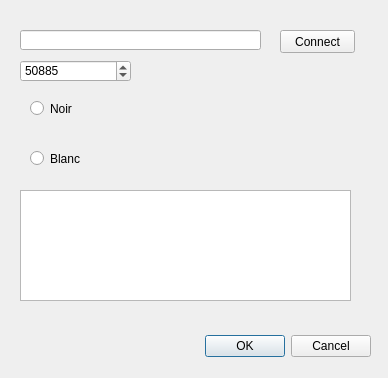
<?xml version="1.0" encoding="UTF-8"?>
<ui version="4.0">
 <class>DialogNetwork</class>
 <widget class="QDialog" name="DialogNetwork">
  <property name="geometry">
   <rect>
    <x>0</x>
    <y>0</y>
    <width>388</width>
    <height>378</height>
   </rect>
  </property>
  <property name="windowTitle">
   <string>Dialog</string>
  </property>
  <widget class="QDialogButtonBox" name="buttonBox">
   <property name="geometry">
    <rect>
     <x>30</x>
     <y>330</y>
     <width>341</width>
     <height>32</height>
    </rect>
   </property>
   <property name="orientation">
    <enum>Qt::Horizontal</enum>
   </property>
   <property name="standardButtons">
    <set>QDialogButtonBox::Cancel|QDialogButtonBox::Ok</set>
   </property>
  </widget>
  <widget class="QPushButton" name="boutonConnexion">
   <property name="geometry">
    <rect>
     <x>280</x>
     <y>30</y>
     <width>75</width>
     <height>23</height>
    </rect>
   </property>
   <property name="text">
    <string>Connect</string>
   </property>
  </widget>
  <widget class="QLineEdit" name="serveurIP">
   <property name="geometry">
    <rect>
     <x>20</x>
     <y>30</y>
     <width>241</width>
     <height>20</height>
    </rect>
   </property>
  </widget>
  <widget class="QTextEdit" name="listeMessages">
   <property name="geometry">
    <rect>
     <x>20</x>
     <y>190</y>
     <width>331</width>
     <height>111</height>
    </rect>
   </property>
  </widget>
  <widget class="QSpinBox" name="serveurPort">
   <property name="geometry">
    <rect>
     <x>20</x>
     <y>60</y>
     <width>111</width>
     <height>22</height>
    </rect>
   </property>
   <property name="maximum">
    <number>600000</number>
   </property>
   <property name="value">
    <number>50885</number>
   </property>
  </widget>
  <widget class="QRadioButton" name="radioButton">
   <property name="geometry">
    <rect>
     <x>30</x>
     <y>100</y>
     <width>82</width>
     <height>17</height>
    </rect>
   </property>
   <property name="text">
    <string>Noir</string>
   </property>
  </widget>
  <widget class="QRadioButton" name="radioButton_2">
   <property name="geometry">
    <rect>
     <x>30</x>
     <y>150</y>
     <width>82</width>
     <height>17</height>
    </rect>
   </property>
   <property name="text">
    <string>Blanc</string>
   </property>
  </widget>
 </widget>
 <resources/>
 <connections>
  <connection>
   <sender>buttonBox</sender>
   <signal>accepted()</signal>
   <receiver>DialogNetwork</receiver>
   <slot>accept()</slot>
   <hints>
    <hint type="sourcelabel">
     <x>248</x>
     <y>254</y>
    </hint>
    <hint type="destinationlabel">
     <x>157</x>
     <y>274</y>
    </hint>
   </hints>
  </connection>
  <connection>
   <sender>buttonBox</sender>
   <signal>rejected()</signal>
   <receiver>DialogNetwork</receiver>
   <slot>reject()</slot>
   <hints>
    <hint type="sourcelabel">
     <x>316</x>
     <y>260</y>
    </hint>
    <hint type="destinationlabel">
     <x>286</x>
     <y>274</y>
    </hint>
   </hints>
  </connection>
 </connections>
</ui>
